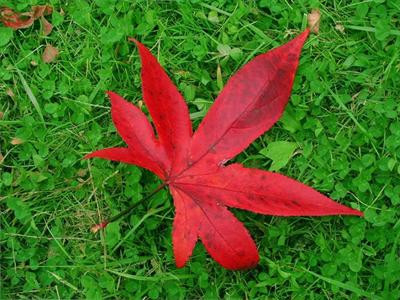
#> input picture sample.jpg, 400 x 300 px
$ python demo.py sample.jpg sample.jpg   (Python 2 division)
#> lines starting #> are read from the running program, lines starting #| are printed output that depends on the picture; after the words box and inside, x2 and y2 are one past the last pixel; in counts of white or black regions, pixels touching at a corner belong together
### saliencyfilters.py
import numpy as np
from skimage import img_as_float
from skimage.color import rgb2lab
from skimage.segmentation import slic
from scipy.spatial.distance import cdist


class SaliencyFilters:
    """
    A Python implementation of Saliency Filters.

    Reference:
    Perazzi, F., Krahenbuhl, P., Pritch, Y., & Hornung, A. (2012, June).
    Saliency filters: Contrast based filtering for salient region detection.
    In Computer Vision and Pattern Recognition (CVPR), 2012
    IEEE Conference on (pp. 733-740). IEEE.
    """

    def __init__(self, uniqueness_sigma=0.25, distribution_sigma=20.0, k=6.0,
                 alpha=0.033, beta=0.033, n_segments=300):
        self.__uniq_sigma = uniqueness_sigma
        self.__dist_sigma = distribution_sigma
        self.__k = k
        self.__alpha = alpha
        self.__beta = beta
        self.__n_segments = n_segments

    ###########################################################################
    # Public methods
    ###########################################################################

    def compute_saliency(self, image):
        """
        input:
        - image in RGB uint8
        output:
        - saliency map in uint8
        """

        # 1 - abstraction process
        superpixels, lab_color, rgb_color, position = self.__abstraction(image)

        # 2 - compute element uniqueness
        uniqueness = self.__uniqueness(superpixels, lab_color, position)

        # 3 - compute element distribution
        distribution = self.__distribution(superpixels, lab_color, position)

        # 4 - saliency assignment
        saliency = self.__saliency(uniqueness, distribution, rgb_color,
                                   position)

        # construct saliency map
        result = np.zeros(image.shape[:2])
        for superpixel in np.unique(superpixels):
            mask = superpixels == superpixel
            result[mask] = saliency[superpixel]

        return result

    ###########################################################################
    # Private methods
    ###########################################################################

    def __generate_superpixels(self, image):
        return slic(image, n_segments=self.__n_segments,
                    enforce_connectivity=True, compactness=30.0,
                    convert2lab=False)

    def __normalize(self, array):
        return (array - array.min()) / (array.max() - array.min() + 1e-13)

    def __gaussian_weight(self, array, sigma):
        weight = np.exp(-cdist(array, array) ** 2 / (2 * sigma ** 2))
        weight /= weight.sum(axis=1)[:, None]
        return weight

    def __gaussian_weight2(self, array1, array2, alpha, beta):
        weight = np.exp(-0.5 * (alpha * cdist(array1, array1) ** 2 +
                                beta * cdist(array2, array2) ** 2))
        weight /= weight.sum(axis=1)[:, None]
        return weight

    def __abstraction(self, image):
        nrgb = img_as_float(image)
        lab = rgb2lab(nrgb)
        nlab = (lab + np.array([0, 128, 128])) / np.array([100, 255, 255])

        # generate superpixels
        superpixels = self.__generate_superpixels(lab)
        n_segments = superpixels.max() + 1

        # construct position matrix
        max_y, max_x = np.array(superpixels.shape) - 1
        x = np.linspace(0, max_x, image.shape[1]) / max_x
        y = np.linspace(0, max_y, image.shape[0]) / max_y
        position = np.dstack((np.meshgrid(x, y)))

        # compute mean color and position
        mean_lab = np.zeros((n_segments, 3))
        mean_rgb = np.zeros((n_segments, 3))
        mean_position = np.zeros((n_segments, 2))
        for superpixel in np.unique(superpixels):
            mask = superpixels == superpixel
            mean_lab[superpixel, :] = nlab[mask, :].mean(axis=0)
            mean_rgb[superpixel, :] = nrgb[mask, :].mean(axis=0)
            mean_position[superpixel, :] = position[mask, :].mean(axis=0)

        return superpixels, mean_lab, mean_rgb, mean_position

    def __uniqueness(self, superpixels, color, position):
        weight = self.__gaussian_weight(position, self.__uniq_sigma)
        uniqueness = (cdist(color, color) ** 2 * weight).sum(axis=1)
        return self.__normalize(uniqueness)

    def __distribution(self, superpixels, color, position):
        weight = self.__gaussian_weight(color, self.__dist_sigma)
        mu = np.dot(weight, position)
        distribution = np.einsum('ij,ji->i', weight, cdist(position, mu) ** 2)
        return self.__normalize(distribution)

    def __saliency(self, uniqueness, distribution, color, position):
        saliency = uniqueness * np.exp(-self.__k * distribution)
        weight = self.__gaussian_weight2(color, position, self.__alpha,
                                         self.__beta)
        weighted_saliency = np.dot(weight, saliency)
        return self.__normalize(weighted_saliency)

### demo.py
from saliencyfilters import SaliencyFilters
from sys import argv
from skimage import io
import time


def main(input_image, output_image):
#> called with input_image = 'sample.jpg', output_image = 'sample.jpg'
    start_time = time.time()

    sf = SaliencyFilters()
    image = io.imread(input_image)
#> image is the input picture: shape (300, 400, 3); mean R, G, B 81.7, 102.2, 35.9
    saliency = sf.compute_saliency(image)
#> in __abstraction, `lab = rgb2lab(nrgb)`: lab: shape (300, 400, 3) float64; mean of channels 0, 1, 2 43.7, -16.8, 37.3
#> in __abstraction, `nlab = (lab + np.array([0, 128, 128])) / np.array([100, 255, 255])`: nlab: shape (300, 400, 3) float64; mean of channels 0, 1, 2 0.437, 0.436, 0.648
#> in __generate_superpixels, `return slic(image, n_segments=self.__n_segments, enforce_connectivity=..`:
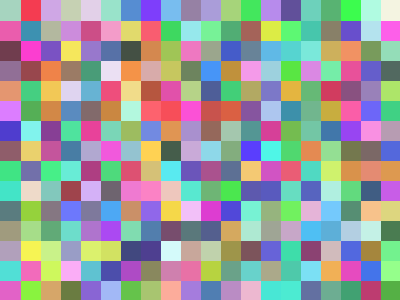
#> returned value: shape (300, 400) int64; 300 distinct labels, from 1 to 300; one colour per label, 0 black
#> in __abstraction, `n_segments = superpixels.max() + 1`: n_segments = 301
#> the loop in __abstraction, `for superpixel in np.unique(superpixels):` made 300 passes
#> pass 1, in __abstraction, `mask = superpixels == superpixel`:
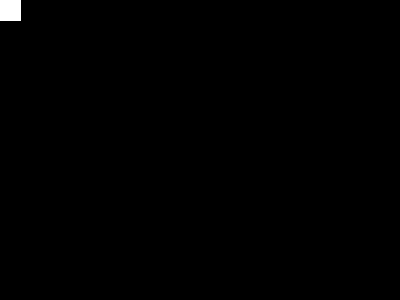
#> mask: shape (300, 400) bool; 0.37% white; 1 white region, box (x1, y1, x2, y2) and area: (0, 0, 21, 21) 441
#> after the loop in __abstraction, `for superpixel in np.unique(superpixels):`: mean_lab = 301 rows, first 8: [0, 0, 0], [0.436, 0.442, 0.649], [0.447, 0.428, 0.647], [0.448, 0.401, 0.653], [0.5, 0.339, 0.677], [0.506, 0.331, 0.677], [0.501, 0.324, 0.681], [0.481, 0.329, 0.679]; mean_position = 301 pairs, first value 0 to 0.977, second value 0 to 0.97; mean_rgb = 301 rows, first 8: [0, 0, 0], [0.352, 0.422, 0.139], [0.342, 0.442, 0.153], [0.3, 0.455, 0.139], [0.233, 0.531, 0.127], [0.222, 0.541, 0.136], [0.195, 0.538, 0.119], [0.182, 0.514, 0.101]
#> in compute_saliency, `superpixels, lab_color, rgb_color, position = self.__abstraction(image)`: lab_color has the same summary as mean_lab in __abstraction; rgb_color has the same summary as mean_rgb in __abstraction; position has the same summary as mean_position in __abstraction
#> in __gaussian_weight, `weight = np.exp(-cdist(array, array) ** 2 / (2 * sigma ** 2))`:
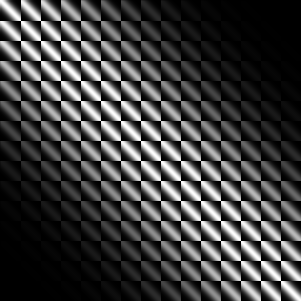
#> weight: shape (301, 301) float64; min 2.58e-07, max 1, mean 0.25
#> in __gaussian_weight, `weight /= weight.sum(axis=1)[:, None]`:
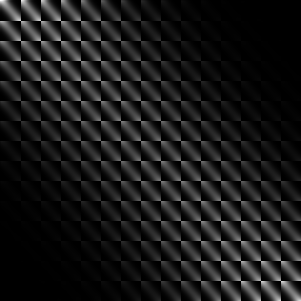
#> weight: shape (301, 301) float64; min 7.32e-09, max 0.0333, mean 0.00332; drawn with min black and max white
#> in __uniqueness, `uniqueness = (cdist(color, color) ** 2 * weight).sum(axis=1)`: uniqueness = 301 values, max 0.783 at index 0, min 0.013 at index 282, mean 0.046
#> in compute_saliency, `uniqueness = self.__uniqueness(superpixels, lab_color, position)`: uniqueness = 301 values, max 1 at index 0, min 0 at index 282, mean 0.043
#> call 2 of __gaussian_weight, with array = array of shape (301, 3), sigma = 20
#> in __gaussian_weight (call 2), `weight /= weight.sum(axis=1)[:, None]`:
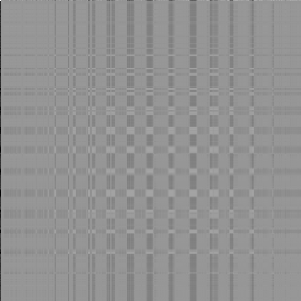
#> weight: shape (301, 301) float64; min 0.00332, max 0.00333, mean 0.00332; drawn with min black and max white
#> in __distribution, `mu = np.dot(weight, position)`: mu = 301 pairs, first value 0.501 to 0.501, second value 0.501 to 0.501
#> in __distribution, `distribution = np.einsum('ij,ji->i', weight, cdist(position, mu) ** 2)`: distribution = 301 values, max 0.168 at index 0, min 0.168 at index 129, mean 0.168
#> in compute_saliency, `distribution = self.__distribution(superpixels, lab_color, position)`: distribution = 301 values, max 1 at index 0, min 0 at index 129, mean 0.419
#> in __saliency, `saliency = uniqueness * np.exp(-self.__k * distribution)`: saliency = 301 values, max 0.116 at index 129, min 0 at index 282, mean 0.0139
#> in __gaussian_weight2, `weight /= weight.sum(axis=1)[:, None]`:
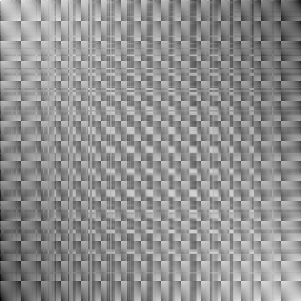
#> weight: shape (301, 301) float64; min 0.00325, max 0.00338, mean 0.00332; drawn with min black and max white
#> in __saliency, `weighted_saliency = np.dot(weight, saliency)`: weighted_saliency = 301 values, max 0.014 at index 171, min 0.0138 at index 104, mean 0.0139
#> in compute_saliency, `saliency = self.__saliency(uniqueness, distribution, rgb_color, positi..`: saliency = 301 values, max 1 at index 171, min 0 at index 104, mean 0.253
#> after the loop in compute_saliency, `for superpixel in np.unique(superpixels):`:
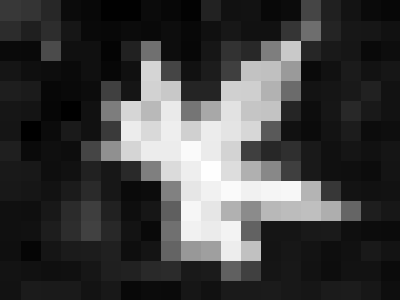
#> result: shape (300, 400) float64; min 0, max 1, mean 0.254

    end_time = time.time() - start_time
    print 'time needed to compute saliency map', end_time

    io.imsave(output_image, (saliency * 255).astype('uint8'))


if __name__ == '__main__':
    main(argv[1], argv[2])
